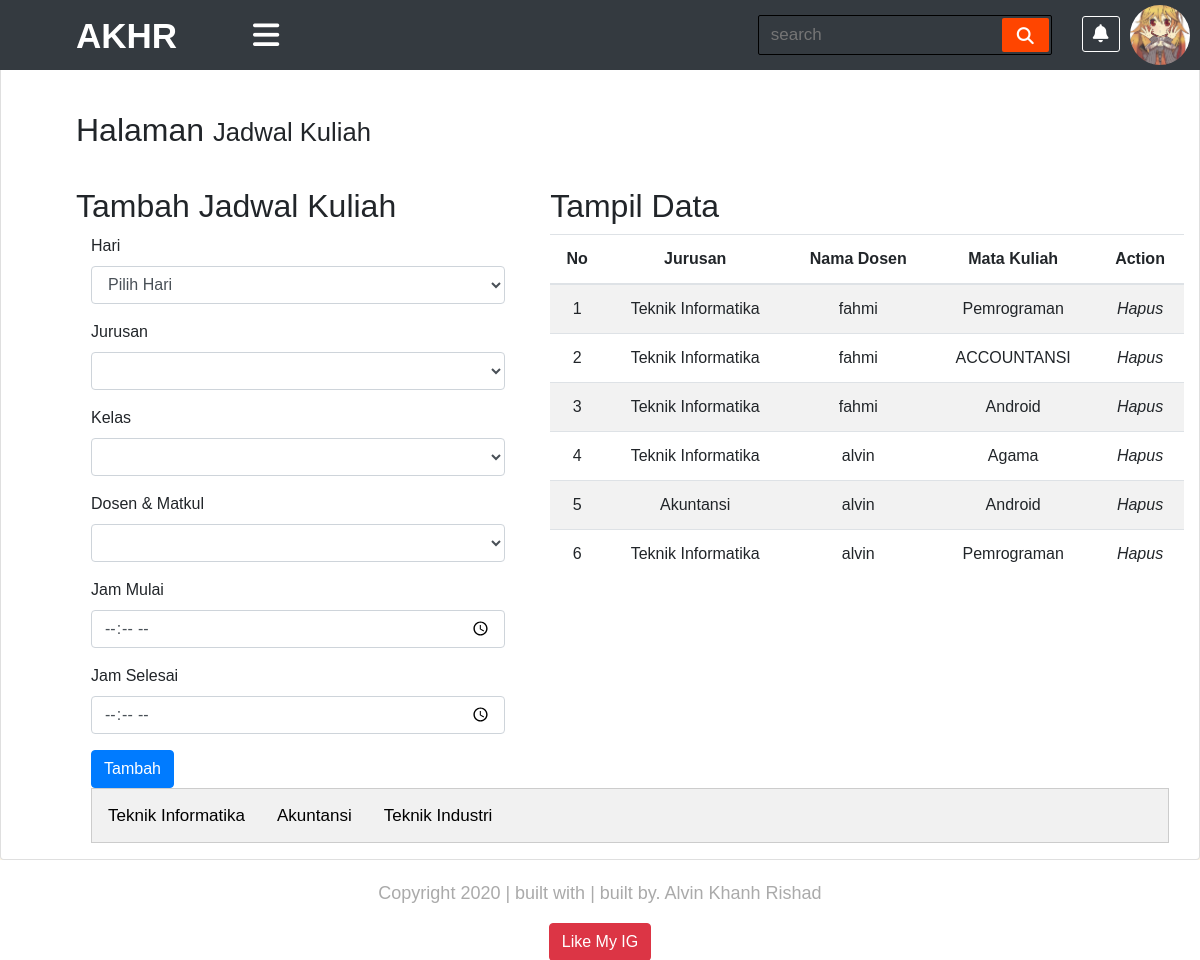
Screenshot of /jadwal_kuliah.php (signed in) with the database file from the repository.
### tables this page shows
CREATE TABLE `mengajar` (
  `id_mengajar` int(11) NOT NULL,
  `kode_jurusan` varchar(50) DEFAULT NULL,
  `kode_dosen` varchar(50) NOT NULL,
  `kode_matkul` varchar(50) NOT NULL
);

CREATE TABLE `jurusan` (
  `id_jurusan` int(11) NOT NULL,
  `kode_jurusan` varchar(25) DEFAULT NULL,
  `nama_jurusan` varchar(100) DEFAULT NULL
);

CREATE TABLE `dosen` (
  `id` int(11) NOT NULL,
  `nrd` varchar(100) DEFAULT NULL,
  `kode_dosen` varchar(12) DEFAULT NULL,
  `nama` varchar(100) DEFAULT NULL,
  `tanggal_lahir` date DEFAULT NULL,
  `email` varchar(100) DEFAULT NULL,
  `agama` varchar(25) DEFAULT NULL,
  `jenis_kelamin` varchar(25) DEFAULT NULL,
  `alamat` varchar(100) DEFAULT NULL,
  `gambar` varchar(100) DEFAULT NULL
);

CREATE TABLE `matkul` (
  `id_matkul` int(11) NOT NULL,
  `kode_matkul` varchar(20) DEFAULT NULL,
  `nama_matkul` varchar(100) DEFAULT NULL
);

### jadwal_kuliah.php (the view, shortened to what this page needs)
<?php
require 'assets/function/function.php';
  ?>
<!DOCTYPE html>
<html lang="en">
<head>
    <link rel="stylesheet" href="https://maxcdn.bootstrapcdn.com/bootstrap/4.3.1/css/bootstrap.min.css">
    <link rel="stylesheet" href="https://cdn.jsdelivr.net/npm/bootstrap@4.5.3/dist/css/bootstrap.min.css">
    <link rel="stylesheet" href="assets/css/content.css">
    <link rel="stylesheet" href="assets/css/main.css">
    <link rel="stylesheet" href="assets/css/sidebar.css">
</head>
<body>
<div class="wrapper">
        <div id="content-wrapper" class="d-flex flex-column">
        <div id="content">
                <div class="topbar">
                    <nav class="navbar navbar-expand-lg navbar-dark bg-dark" id="sidebar-wrapper" role="navigation">
                            <label for="navbar-brand" class="logo"><span class="active navbar-brand" href="#">AKHR</span></label>
                            <div type="button" id="sidebarBar" class="nav-icon1 hamburger animated fadeInLeft is-closed"
                                data-toggle="offcanvas"><i class="fas fa-bars"></i></div>
                            <form action="#">
                                <input type="search" class="data-search" placeholder="search" required>
                                <button type="submit" class="fas fa-search"></button>
                            </form>
                            <div class="components">
                                <ul class="list-unstyled topnav">
                                    <li><a class="active" href="#"><i class="fas fa-bell"></i></a></li>
                                    <li>
                                    <div class="action">
                                            <div class="profile">
                                                <img class="profile-toggle" src="assets/image/gambar.jpg" alt="">
                                            </div>
                                        </div>
                                    </li>
                                </ul>
                            </div>
                        </nav>
                        </div>
    <div class="container-fluid" id="page-content" >
    <div class="card" id="atur_matkul">
    <div class="row">
    <div class="col-lg-12" style="margin-top:-10px;">
        <h1 class="page-header">
            Halaman
            <small>Jadwal Kuliah</small>
        </h1>
    </div>
</div>
<div class="row">
    <div class="col-lg-5">
        <h3 class="page-header">
            Tambah Jadwal Kuliah
        </h3>
        <form method="post">
        <div class="col-lg-12">
                    <div class="form-group">
                        <label>Hari</label>
                        <select name="hari" class="form-control" required>
                            <option value="">Pilih Hari</option>
                        </select>
                    </div>
                    <div class="form-group">
                        <label>Jurusan</label>
                        <select name="jurusan" id="jurusan" class="form-control" required>
                                <option value=""></option>
                        </select>
                    </div>
                    <div class="form-group">
                        <label>Kelas</label>
                        <select name="kelas" id="kelas" class="form-control" required>
                                <option value=""></option>
                        </select>
                    </div>
                    <div class="form-group">
                        <label>Dosen & Matkul</label>
                        <select name="mengajar" id="mengajar" class="form-control" required>
                                <option value=""></option>
                        </select>
                    </div>
                </div>
                <div class="col-lg-12">
                    <div class="form-group">
                        <label>Jam Mulai</label>
                        <input type="time" class="form-control" name="jam_mulai" required>
                    </div>
                    <div class="form-group">
                        <label>Jam Selesai</label>
                        <input type="time" class="form-control" name="jam_berakhir" required>
                    </div>
                    <button type="submit" name="input" class="btn btn-primary" value="Input"/> Tambah </button>
                </div>
        </form>
    </div>
    <div class="col-lg-7">
        <h3 class="page-header">
            Tampil Data
        </h3>
        <div class="table-responsive">
            <?php
                $view=mysqli_query($conn, "SELECT jurusan.nama_jurusan, dosen.nama, mengajar.id_mengajar, matkul.nama_matkul from jurusan, dosen, mengajar, matkul
                            where mengajar.kode_jurusan=jurusan.kode_jurusan AND mengajar.kode_dosen=dosen.kode_dosen AND mengajar.kode_matkul=matkul.kode_matkul
                            order by mengajar.kode_dosen asc");
                $no=0;
            ?>
            <table class="table table-hover table-striped">
                <thead>
                    <tr>
                        <th>No</th>
                        <th>Jurusan</th>
                        <th>Nama Dosen</th>
                        <th>Mata Kuliah</th>
                        <th>Action</th>
                    </tr>
                </thead>
                <tbody>
                    <?php
                        while($row=mysqli_fetch_array($view)){
                    ?>
                    <tr>
                        <td><?php echo $no=$no+1; ?></td>
                        <td><?php echo $row['nama_jurusan']; ?></td>
                        <td><?php echo $row['nama']; ?></td>
                        <td><?php echo $row['nama_matkul']; ?></td>
                        <td><i><a onclick="return confirm('Yakin akan hapus data ini ?')" href="setmapel_hapus.php?id=<?php echo $row['id_mengajar'];?>">Hapus</a></i></td>
                    </tr>
                    <?php
                        }
                    ?>
                </tbody>
            </table>
        </div>
    </div>
</div>
<div class="col-lg-12">
                    <div class="row">
                    <div class="col-lg-12">
                        <div class="tab">
                                <?php
                                    $kelas2 = mysqli_query($conn, "select * from jurusan");
                                    while($row2=mysqli_fetch_array($kelas2)){
                                    ?>
                                <button class="tablinks" onclick="openCity(event, '<?php echo $row2['nama_jurusan']; ?>')"><?php echo $row2['nama_jurusan']; ?></button>
                                <?php
                                        }
                                    ?>
                                </div>
                        </div>
                    </div>
                </div>
</div>
    <footer class ="footer" >
    <div class="container text-center">
          <div class="row">
            <div class="col-sm-12">
              <p><i class="glyphicon glyphicon-copyright-mark"></i> Copyright 2020 | built with <i class="glyphicon glyphicon-music"></i> | built by. <a href=""></a>Alvin Khanh Rishad </p>
            </div>
          </div>
          <div class="row">
            <div class="col-sm-12"><a href="https://www.youtube.com/watch?v=btYCEsKJ5k4&list=PLFIM0718LjIVWpIhlNA_sU-4ZWvN4uSmb&index=2" class="btn btn-danger"><i class="glyphicon glyphicon-thumbs-up"></i> Like My IG</a></div>
          </div>
        </div>
    </footer>
        </div>
    </div>
</div>
</body>
</html>

### assets/css/main.css (style rules this page uses)
* { margin: 0; padding: 0; -webkit-text-decoration: 0; text-decoration: 0; list-style: none; }
body { font-family: 'sans-serif'; background: oldlace; }
a, a:hover, a:focus { color: inherit; text-decoration: none; -webkit-transition: all 0.3s; transition: all 0.3s; }
.wrapper { display: -webkit-box; display: -ms-flexbox; display: flex; text-decoration: none; -webkit-transition: all 0.3s ease-in-out; transition: all 0.3s ease-in-out; }
.wrapper .container-fluid { padding: 0px; }
.wrapper #page-content { margin-top: 60px; }
.wrapper #content-wrapper { width: 100%; overflow: auto; }
.wrapper #content-wrapper #content { -webkit-box-flex: 1; -ms-flex: 1 0 auto; flex: 1 0 auto; }
.topbar .navbar { position: fixed; z-index: 200; width: 100%; top: 0; right: 0; height: 70px; }
.topbar .navbar .nav-icon1 { color: white; font-size: 30px; cursor: pointer; }
.topbar .navbar .navbar-brand { font-size: 35px; font-weight: bold; padding: 0 60px; margin-top: 10px; }
.topbar .navbar .topnav li { display: inline-block; padding-right: 30px; margin-top: 15px; }
.topbar .navbar .topnav a { font-size: 18px; color: white; border: 1px solid transparent; padding: 7px 10px; border-radius: 3px; }
.topbar .navbar .topnav a.active, .topbar .navbar .topnav a:hover { border: 1px solid white; -webkit-transition: 0.5s; transition: 0.5s; }
.topbar .navbar form { display: -webkit-box; display: -ms-flexbox; display: flex; height: 40px; border-radius: 2px; background: inherit; padding: 2px; min-width: 16% !important; border: 1px solid black; margin-right: 30px; }
.topbar .navbar form .data-search { height: 100%; width: 100%; padding: 0 10px; font-weight: 500; background: none; border: none; color: white; font-size: 17px; }
.topbar .navbar form button { padding: 0 15px; background: orangered; border: none; cursor: pointer; color: white; border-radius: 2px; font-size: 17px; }
.topbar .navbar .action { position: fixed; top: 5px; right: 10px; }
.topbar .navbar .action .profile { position: relative; width: 60px; height: 60px; border-radius: 50%; overflow: hidden; cursor: pointer; }
.topbar .navbar .action .profile img { position: absolute; top: 0; left: 0; width: 100%; height: 100%; -o-object-fit: cover; object-fit: cover; }
.table-responsive { text-align: center; }
#page-content #atur_matkul { min-height: 800px; padding-top: 30px; padding-left: 60px; font-weight: 500; }
#page-content #atur_matkul .row { margin: 0; }
#page-content #atur_matkul .page-header { padding-top: 30px; font-size: 32px; }
.footer { background-color: white; font-size: 18px; bottom: 0; padding: 20px; width: 100%; height: 100px; }
footer p { color: #aaa; font: 1em; }

### jadwal_kuliah.php (style rules this page uses)
body { font-family: Arial; }
.tab { overflow: hidden; border: 1px solid #ccc; background-color: #f1f1f1; }
.tab button { background-color: inherit; float: left; border: none; outline: none; cursor: pointer; padding: 14px 16px; transition: 0.3s; font-size: 17px; }

### rows the page displays
mengajar: jurusan.nama_jurusan "Teknik Informatika", dosen.nama "fahmi", matkul.nama_matkul "Pemrograman"
mengajar: no "2", jurusan.nama_jurusan "Teknik Informatika", dosen.nama "fahmi", matkul.nama_matkul "ACCOUNTANSI"
mengajar: no "3", jurusan.nama_jurusan "Teknik Informatika", dosen.nama "fahmi", matkul.nama_matkul "Android"
mengajar: no "4", jurusan.nama_jurusan "Teknik Informatika", dosen.nama "alvin", matkul.nama_matkul "Agama"
mengajar: no "5", jurusan.nama_jurusan "Akuntansi", dosen.nama "alvin", matkul.nama_matkul "Android"
mengajar: no "6", jurusan.nama_jurusan "Teknik Informatika", dosen.nama "alvin", matkul.nama_matkul "Pemrograman"
jurusan: nama_jurusan "Teknik Informatika"
jurusan: nama_jurusan "Akuntansi"
jurusan: nama_jurusan "Teknik Industri"
